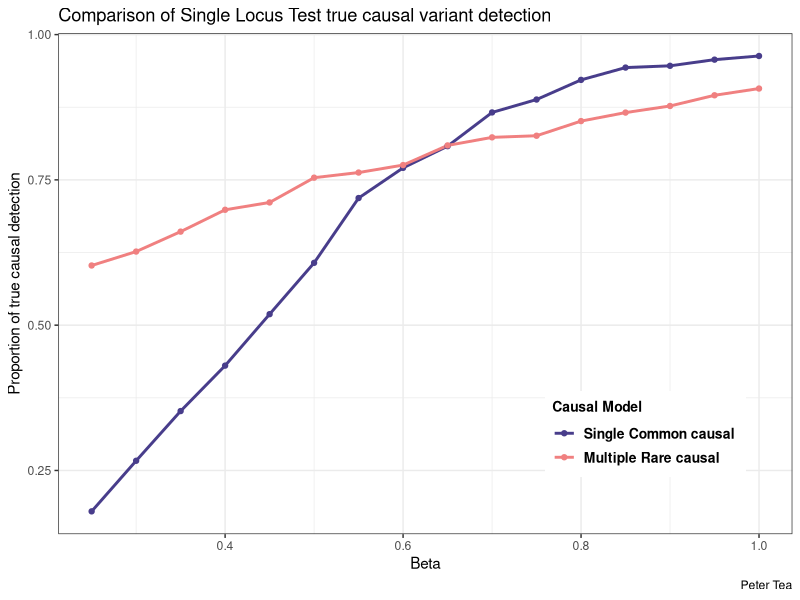

Write the R code that produced this figure. (Note: this script raises an error after producing the figure.)
#-----||-----||-----||-----||-----||-----||-----||-----||-----||-----||-----||-----||-----#
#-----||-----||-----||-----|| Pilot Study Data Analysis||-----||-----||-----||-----||-----#
#-----||-----||-----||-----||-----||-----||-----||-----||-----||-----||-----||-----||-----#


#-----||-----||-----||-----||-----||-----||-----||-----||-----||-----||-----||-----||-----#
#-----||-----||-----||-----||-----||-----||-----||-----||-----||-----||-----||-----||-----#
#-----||-----|| Episode 1: Determine the proportion of times the actual     ||-----||-----#
#-----||-----|| causal site matches with the most statistically significant ||-----||-----#
#-----||-----|| SNP site chosen for the SLT test. Compare this proportion   ||-----||-----#
#-----||-----|| across all beta values used in phenotype simulation.        ||-----||-----#
#-----||-----||-----||-----||-----||-----||-----||-----||-----||-----||-----||-----||-----#
#-----||-----||-----||-----||-----||-----||-----||-----||-----||-----||-----||-----||-----#

#Read in the data:

setwd("C:/Users/Peter/Documents/Uottawa/2018 - 2019 Honour's project/Cluster files/Final codes/Genetic-Association-Methodology-Research/Power pilot study/Final Results")

Actual_common_causal = read.table("Aggregate_Actual_common_causal_vector.txt")
Actual_rare_causal = read.table("Aggregate_Actual_rare_causal_table.txt")


Chosen_common_causal = scan("Aggregate_Chosen_common_causal.txt")
df1 <- matrix(Chosen_common_causal, nrow=length(Chosen_common_causal)/16, ncol=16, byrow=TRUE)


Chosen_rare_causal = scan("Aggregate_Chosen_rare_causal.txt")
df2 <- matrix(Chosen_rare_causal, nrow=length(Chosen_rare_causal)/16, ncol=16, byrow=TRUE)


Beta = seq(from=0.25, to = 1, by = 0.05)
mynames = as.character(Beta)
colnames(df1) = mynames
colnames(df2) = mynames

#All data should have the same number of rows
nrow(Actual_common_causal)
nrow(Actual_rare_causal)
nrow(df1)
nrow(df2)

n = nrow(df2)

#-----||-----||-----||-----||-----||-----||-----||-----||-----||-----||-----||-----||-----||-----#
#-----||-----||-----|| Goal: Count the Number of times the chosen common    ||-----||-----||-----#
#-----||-----||-----||  causal SNP matches the Actual common causal SNP.    ||-----||-----||-----#
#-----||-----||-----||  Do this across all 16 Beta values.                  ||-----||-----||-----#
#-----||-----||-----||-----||-----||-----||-----||-----||-----||-----||-----||-----||-----||-----#

#Let's create a matrix of True and Falses to see if the causal alleles match.
P1_results=matrix(nrow=1, ncol=16)
for (i in 1:n){
  real_common_causal = Actual_common_causal[i,1]
  to_test = df1[i,]
  results = (to_test == real_common_causal)
  P1_results = rbind(P1_results, results)
  
}

#First row is full of NAs (just due to the nature of how I initialized the matrix)
P1_results = P1_results[-1,]

#Check now
head(P1_results)

#Change Row names
row_name = paste("Iteration", 1:n, sep = " ")
rownames(P1_results) = row_name

common_causal_success = colSums(P1_results)/n
names(common_causal_success) = mynames



#-----||-----||-----||-----||-----||-----||-----||-----||-----||-----||-----||-----||-----||-----#
#-----||-----||-----|| Goal: Count the Number of times the chosen rare      ||-----||-----||-----#
#-----||-----||-----||  causal SNP matches one of the 10 Actual common      ||-----||-----||-----#
#-----||-----||-----||  causal SNP. Do this across all 16 Beta values.      ||-----||-----||-----#
#-----||-----||-----||-----||-----||-----||-----||-----||-----||-----||-----||-----||-----||-----#
P2_results=matrix(nrow=1, ncol=16)
for (i in 1:n){
  real_actual_causal_vector = Actual_rare_causal[i,]
  to_test = df2[i,]
  
  #returns a TRUE element if the chosen rare causal is in the vector of actual rare causals.
  results = (to_test %in% real_actual_causal_vector)
  P2_results = rbind(P2_results, results)
}

#First row is full of NAs (just due to the nature of how I initialized the matrix)
P2_results = P2_results[-1,]

#Checks:
head(P2_results) 
nrow(P2_results)


rownames(P2_results) = row_name

rare_causal_success = colSums(P2_results)/n
names(rare_causal_success) = mynames
rare_causal_success


#####
# --> Produce plots
common_causal_success
rare_causal_success
myresults_part1 = cbind(Beta, common_causal_success, rare_causal_success)



library(reshape2)
Melted_myresults_part1 = melt(myresults_part1, id.var='Beta')
colnames(Melted_myresults_part1) = c("Beta","Causal_model", "True_detection_rate" )
Melted_myresults_part1 = Melted_myresults_part1[-c(1:16),]

levels(Melted_myresults_part1$Causal_model)[levels(Melted_myresults_part1$Causal_model)=="common_causal_success"] <- "Single Common causal "
levels(Melted_myresults_part1$Causal_model)[levels(Melted_myresults_part1$Causal_model)=="rare_causal_success"] <- "Multiple Rare causal"
names(Melted_myresults_part1)[names(Melted_myresults_part1)=="Causal_model"]  <- "Causal Model"



library(ggplot2)
myplot1 = ggplot(data = Melted_myresults_part1,
       aes(x = Beta, y = True_detection_rate, col=`Causal Model`)) + 
  geom_line(size = 1) + geom_point() +
  scale_color_manual(values=c("#483D8B", "#F08080"))+
  labs(x= "Beta",
       y = "Proportion of true causal detection",
       title = "Comparison of Single Locus Test true causal variant detection",
       caption = "Peter Tea")+
  theme_bw() +
  theme(legend.title = element_text(size=10, 
                                     face="bold"),
        legend.text = element_text(size=10, 
                                   face="bold"),
    legend.position = c(0.8, 0.2)) 

myplot1

#-----||-----||-----||-----||-----||-----||-----||-----||-----||-----||-----||-----||-----#
#-----||-----||-----||-----||-----||-----||-----||-----||-----||-----||-----||-----||-----#
#-----||-----|| Episode 2: Count the proportion of SLT p-values that are    ||-----||-----#
#-----||-----||  statistically significant (i.e. p-value below 0.05).       ||-----||-----#
#-----||-----||  Do this for both phenotypes across all different beta      ||-----||-----#
#-----||-----||  values.                                                    ||-----||-----#
#-----||-----||-----||-----||-----||-----||-----||-----||-----||-----||-----||-----||-----#
#-----||-----||-----||-----||-----||-----||-----||-----||-----||-----||-----||-----||-----#

#Phenotype 1 Results:

#First, read in the data...

P1_pvalues = read.table("Aggregate_Pheno1Results.txt")

#Remove NA values...
P1_pvalues = P1_pvalues[complete.cases(P1_pvalues),]
nrow(P1_pvalues)

#Create matrix that checks for each element if the p-value is statisticcally significant.
P1_pvalues_which_significant = (P1_pvalues[,-c(1,2)] < 0.05) 
rownames(P1_pvalues_which_significant) = row_name
colnames(P1_pvalues_which_significant) = mynames

P1_success = colSums(P1_pvalues_which_significant)/n
names(P1_success) = mynames
P1_success



#Phenotype 2 Results:

#First, read in the data...

P2_pvalues = read.table("Aggregate_Pheno2Results.txt")

#Remove NA values...
P2_pvalues = P2_pvalues[complete.cases(P2_pvalues),]
nrow(P2_pvalues)

#Create matrix that checks for each element if the p-value is statisticcally significant.
P2_pvalues_which_significant = (P2_pvalues[,-c(1,2)] < 0.05) 
rownames(P2_pvalues_which_significant) = row_name
colnames(P2_pvalues_which_significant) = mynames

P2_success = colSums(P2_pvalues_which_significant)/n
names(P2_success) = mynames
P2_success


###
# --> Let's create some plots

myresults_part2 = cbind(Beta, P1_success, P2_success)



library(reshape2)
Melted_myresults_part2 = melt(myresults_part2, id.var='Beta')
colnames(Melted_myresults_part2) = c("Beta","Phenotype_model", "Sensitivity" )
Melted_myresults_part2 = Melted_myresults_part2[-c(1:16),]


#--> Changing names of variables, and levels of variables to make legend look nicer...
levels(Melted_myresults_part2$Phenotype_model)[levels(Melted_myresults_part2$Phenotype_model)=="P2_success"] <- "Phenotype 2"
levels(Melted_myresults_part2$Phenotype_model)[levels(Melted_myresults_part2$Phenotype_model)=="P1_success"] <- "Phenotype 1"
names(Melted_myresults_part2)[names(Melted_myresults_part2)=="Phenotype_model"]  <- "Phenotype Model"

library(ggplot2)
myplot2 = ggplot(data = Melted_myresults_part2,
                 aes(x = Beta, y = Sensitivity, col= `Phenotype Model`)) + 
  geom_line(size = 1) + geom_point() + 
  scale_color_manual(values=c("#483D8B", "#F08080"))+
  labs(x= "Beta",
       y = "Sensitivity",
       title = "Comparison of Single Locus Test power under varying
       phenotype-genotype association signals",
       caption = "Peter Tea")+
  theme_bw() +
  theme(legend.title = element_text(size=10, 
                                    face="bold"),
        legend.text = element_text(size=10, 
                                   face="bold"),
        legend.position = c(0.82, 0.18)) 

myplot2

